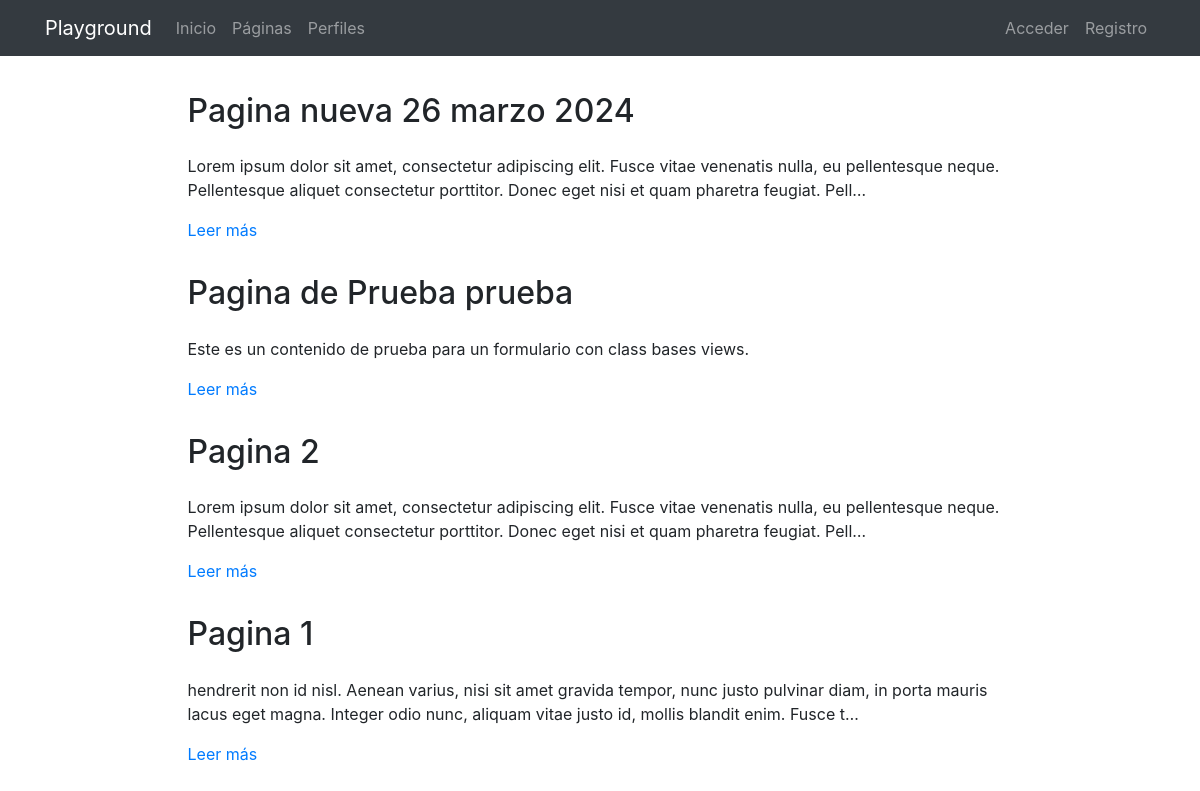
The page /pages/ on the database its author committed.
### pages/models.py (models this page shows, shortened)
class Page(models.Model):
    title = models.CharField(verbose_name="Título", max_length=200)
    content = RichTextField(verbose_name="Contenido")
    order = models.SmallIntegerField(verbose_name="Orden", default=0)
    created = models.DateTimeField(auto_now_add=True, verbose_name="Fecha de creación")
    updated = models.DateTimeField(auto_now=True, verbose_name="Fecha de edición")
    class Meta:
        verbose_name = "página"
        verbose_name_plural = "páginas"
        ordering = ['order', 'title']

### pages/views.py (the view)
# urls.py: path('', PageListView.as_view(), name='pages'),
class PageListView(ListView):
    model = Page

### pages/templates/pages/page_list.html (shortened to what this page needs)
{% extends 'core/base.html' %}
{% load static %}
{% block content %}
{% include 'pages/includes/pages_menu.html' %}
<main role="main">
  <div class="container mb-4">
    {% for page in page_list|dictsort:"id" reversed %}
      <div class="row mt-3">
        <div class="col-md-9 mx-auto">
          <h2 class="mb-4">{{page.title}}</h2>
          <div>
            <p>{{page.content|striptags|safe|truncatechars:"200"}}</p>
            <p><a href="{% url 'pages:page' page.id page.title|slugify %}">Leer más</a>
            </p>
          </div>
        </div>
      </div>
    {% endfor %}
  </div>
</main>
{% endblock %}

### core/static/core/css/main.css (style rules this page uses)
main { padding-top: 20px; }
:root { --jumbotron-padding-y: 3rem; }

### rows shown on the page
Page: title "Pagina nueva 26 marzo 2024", content "Lorem ipsum dolor sit amet, consectetur adipiscing elit. Fusce vitae venenatis nulla, eu pellentesque neque. Pellentesque aliquet consectetur porttitor. Donec eget nisi et quam pharetra feugiat. Pell…"
Page: title "Pagina de Prueba prueba", content "Este es un contenido de prueba para un formulario con class bases views."
Page: title "Pagina 2", content "Lorem ipsum dolor sit amet, consectetur adipiscing elit. Fusce vitae venenatis nulla, eu pellentesque neque. Pellentesque aliquet consectetur porttitor. Donec eget nisi et quam pharetra feugiat. Pell…"
Page: title "Pagina 1", content "hendrerit non id nisl. Aenean varius, nisi sit amet gravida tempor, nunc justo pulvinar diam, in porta mauris lacus eget magna. Integer odio nunc, aliquam vitae justo id, mollis blandit enim. Fusce t…"
